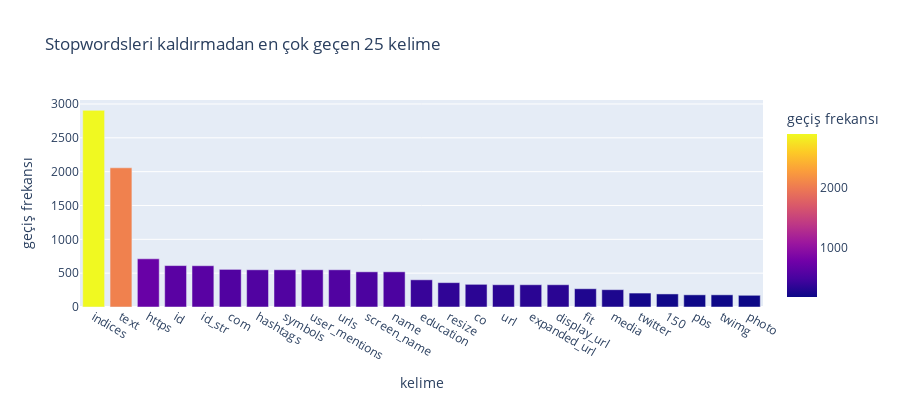

Source (notebook cell):
### Code cell
>>> from sklearn.feature_extraction.text import CountVectorizer
import plotly.express as px

def get_top_n_words(corpus, n=None):
    vec = CountVectorizer().fit(corpus)
    bag_of_words = vec.transform(corpus)
    sum_words = bag_of_words.sum(axis=0) 
    words_freq = [(word, sum_words[0, idx]) for word, idx in vec.vocabulary_.items()]
    words_freq =sorted(words_freq, key = lambda x: x[1], reverse=True)
    return words_freq[:n]
common_words = get_top_n_words(mydata["entities_str"], 25)
df1 = pd.DataFrame(common_words, columns = ['kelime' , 'geçiş frekansı'])
fig = px.bar(df1, x='kelime', y='geçiş frekansı',
             hover_data=['kelime', 'geçiş frekansı'], color='geçiş frekansı',
             title='Stopwordsleri kaldırmadan en çok geçen 25 kelime',
             height=400)
fig.show()

### Figure 1 — Plotly figure (JSON) as saved in the notebook; plotly's stock layout.template omitted (floating-point values rounded to 4 significant figures)
{"data": [{"alignmentgroup": "True", "hovertemplate": "kelime=%{x}<br>geçiş frekansı=%{marker.color}<extra></extra>", "legendgroup": "", "marker": {"color": [2906, 2057, 712, 612, 610, 556, 550, 550, 550, 550, 520, 520, 402, 360, 335, 329, 329, 329, 270, 256, 206, 193, 180, 180, 173], "coloraxis": "coloraxis", "pattern": {"shape": ""}}, "name": "", "offsetgroup": "", "orientation": "v", "showlegend": false, "textposition": "auto", "type": "bar", "x": ["indices", "text", "https", "id", "id_str", "com", "hashtags", "symbols", "user_mentions", "urls", "screen_name", "name", "education", "resize", "co", "url", "expanded_url", "display_url", "fit", "media", "twitter", "150", "pbs", "twimg", "photo"], "xaxis": "x", "y": [2906, 2057, 712, 612, 610, 556, 550, 550, 550, 550, 520, 520, 402, 360, 335, 329, 329, 329, 270, 256, 206, 193, 180, 180, 173], "yaxis": "y"}], "layout": {"barmode": "relative", "coloraxis": {"colorbar": {"title": {"text": "geçiş frekansı"}}, "colorscale": [[0, "#0d0887"], [0.1111, "#46039f"], [0.2222, "#7201a8"], [0.3333, "#9c179e"], [0.4444, "#bd3786"], [0.5556, "#d8576b"], [0.6667, "#ed7953"], [0.7778, "#fb9f3a"], [0.8889, "#fdca26"], [1, "#f0f921"]]}, "height": 400, "legend": {"tracegroupgap": 0}, "title": {"text": "Stopwordsleri kaldırmadan en çok geçen 25 kelime"}, "xaxis": {"anchor": "y", "domain": [0, 1], "title": {"text": "kelime"}}, "yaxis": {"anchor": "x", "domain": [0, 1], "title": {"text": "geçiş frekansı"}}}}
